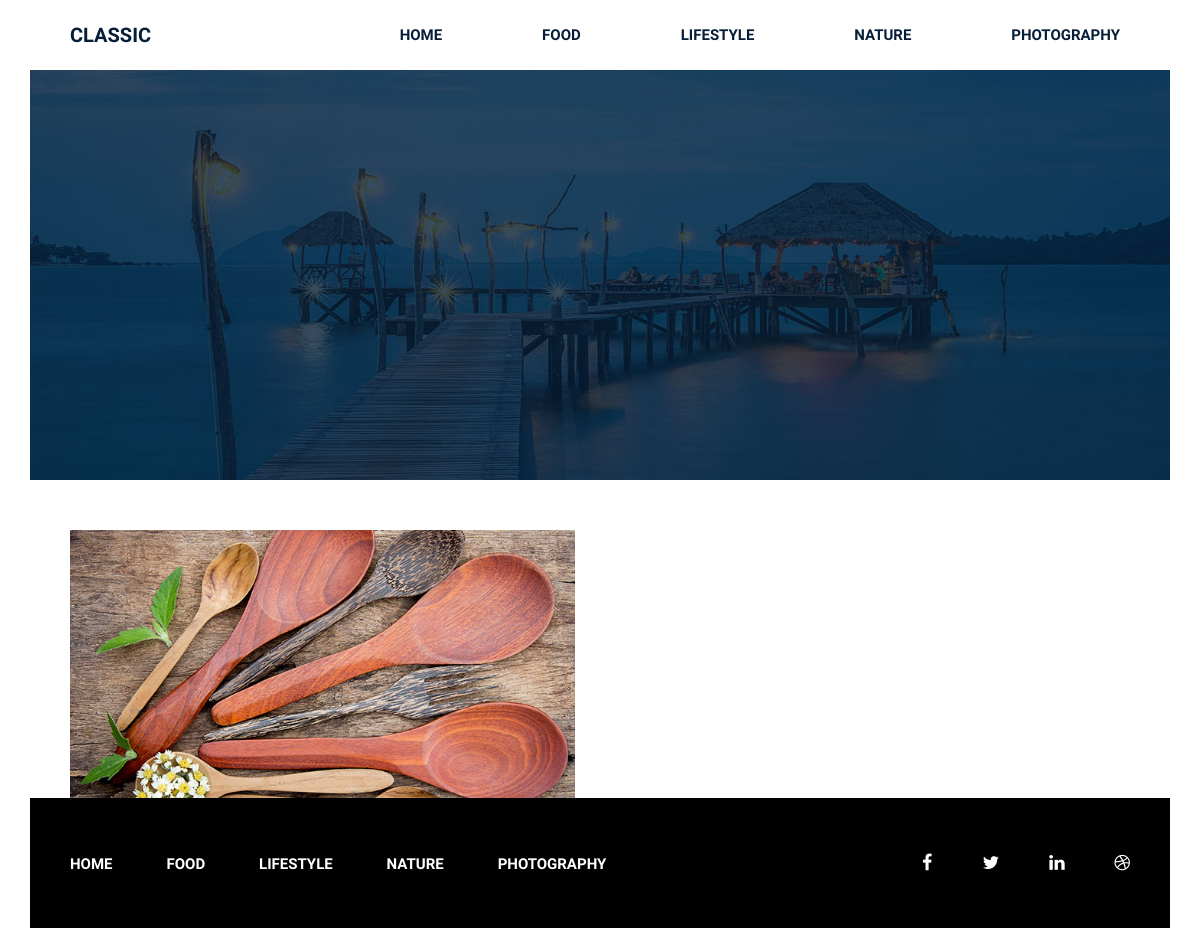
The app's page /, older data.
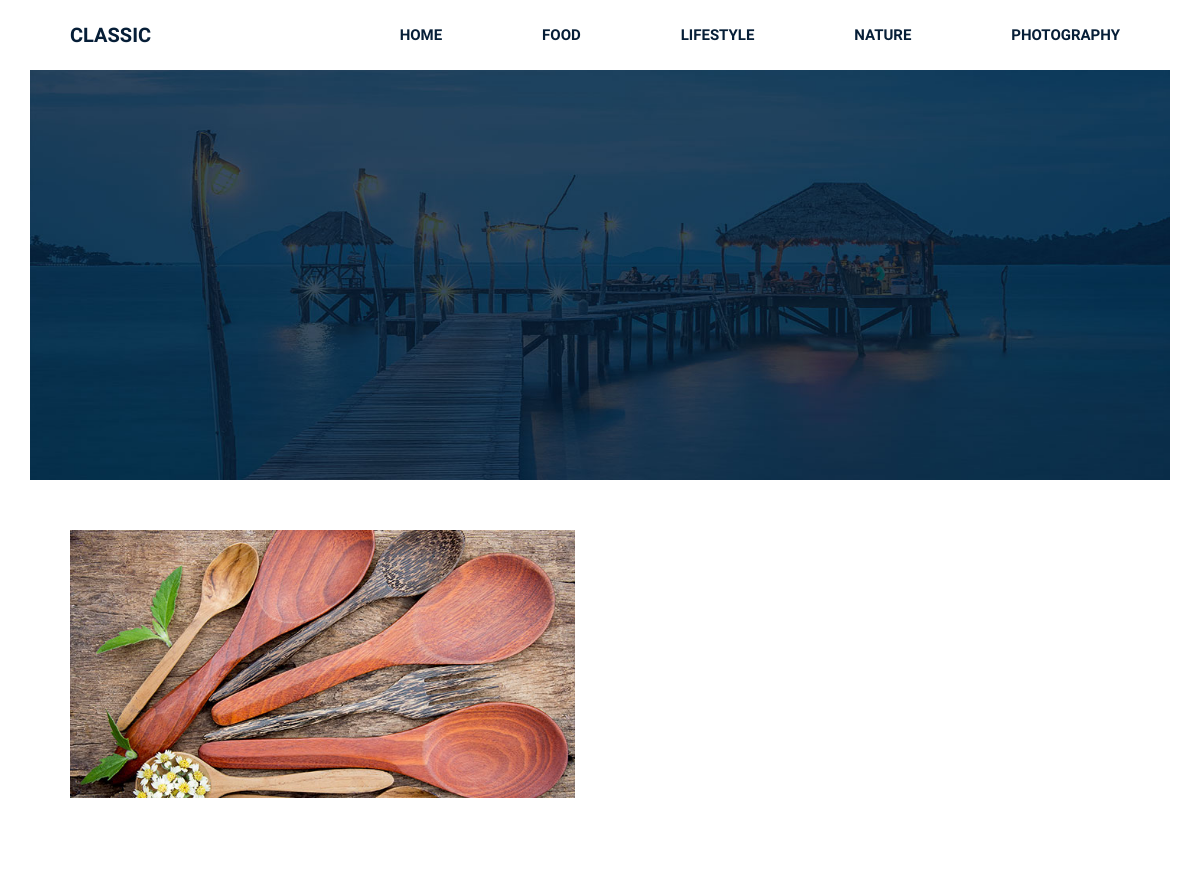
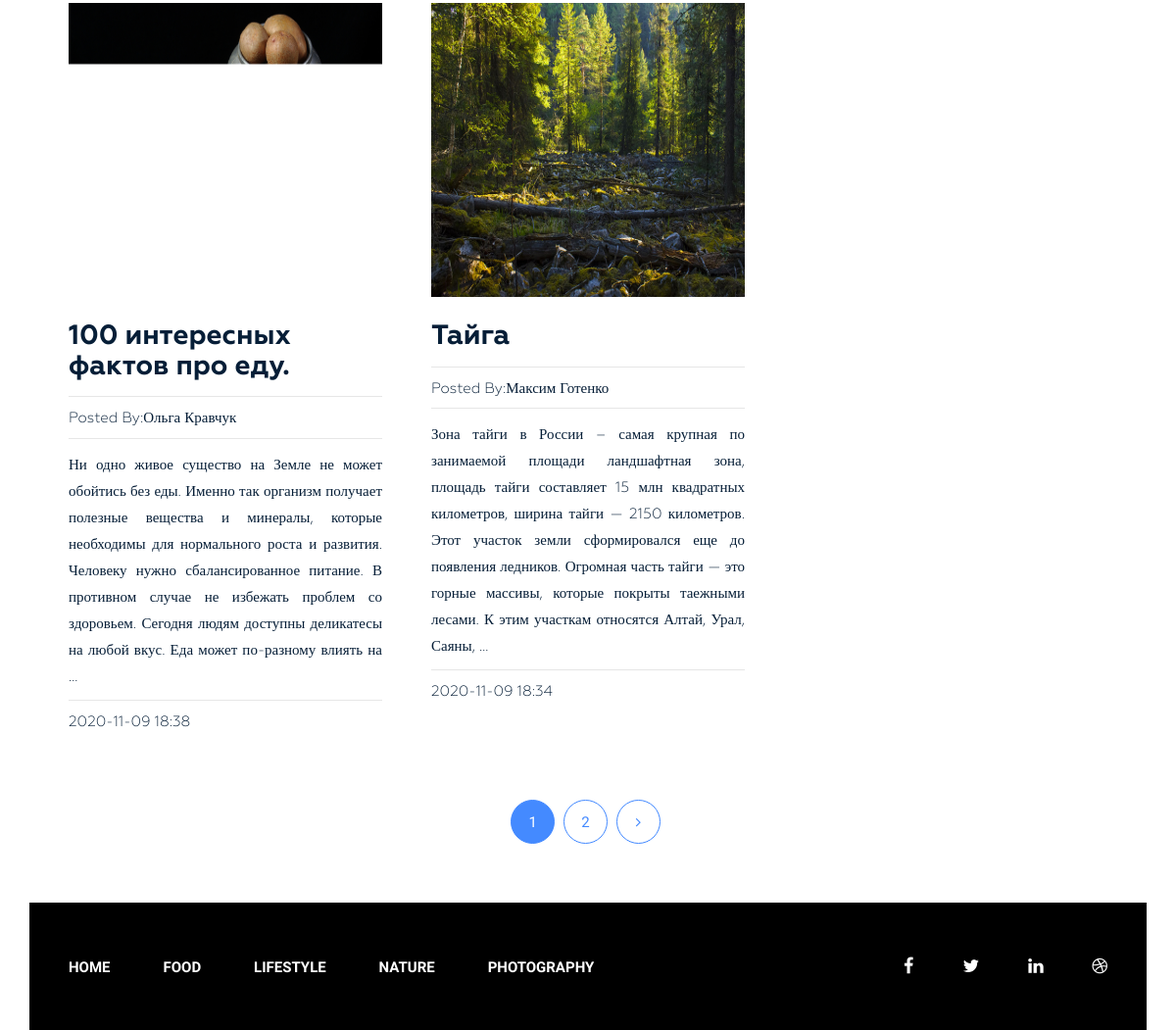
The same page, newer data (2 pictures, top to bottom).
### blog/models.py (models this page shows, shortened)
class Category(models.Model):
    title=models.CharField(max_length=255,
                           verbose_name='Название категории',)
    slug=models.SlugField(max_length=255,
                          verbose_name='Url', unique=True)
    def get_absolute_url(self):
        return reverse('category',kwargs={"slug":self.slug})
    class Meta:
        verbose_name='Категория'
        verbose_name_plural='Категории'
        ordering=['title']

class Post(models.Model):
    title = models.CharField(max_length=255)
    slug = models.SlugField(max_length=255)
    author = models.CharField(max_length=255)
    content=models.TextField()
    created_at=models.DateTimeField(auto_now_add=True,
                                    verbose_name='Оубликованно')
    photo=models.ImageField(upload_to='photos/%Y/%m/%d/',blank=True)
    views=models.IntegerField(default=0,verbose_name='Количество просомтров')
    category=models.ForeignKey(Category,on_delete=models.PROTECT,
                               related_name='posts')
    tag=models.ManyToManyField(Tag,blank=True,related_name='posts')
    def get_absolute_url(self):
        return reverse('post', kwargs={"slug": self.slug})
    class Meta:
        verbose_name = 'Пост'
        verbose_name_plural = 'Посты'
        ordering = ['-created_at']

### blog/views.py (the view)
# urls.py: path('',views.Home.as_view(), name='home'),
class Home(ListView):
    model=Post
    template_name = 'blog/index.html'
    context_object_name = 'posts'
    paginate_by = 2
    def get_context_data(self, *, object_list=None, **kwargs):
        context=super().get_context_data(**kwargs)
        context['title']='CLASSIC BLOG DESIGN'
        return context

### blog/templatetags/menu.py (called while the page is built)
@register.inclusion_tag('blog/menu_tpl.html')
def show_menu(menu_class='menu'):
    categories=Category.objects.all()
    return {'categories':categories,'menu_class':menu_class}

### blog/templates/blog/index.html (shortened to what this page needs)
{%extends 'base.html'%}
{%load static%}
{%block content%}
<section class="bg-text-area">
            <div class="container">
                <div class="row">
                    <div class="col-md-12">
                        <div class="bg-text">
                        </div>
                    </div>
                </div>
            </div>
        </section>
<section class="blog-post-area">
            <div class="container">
                <div class="row">
                    <div class="blog-post-area-style">
                            <div class="col-md-12">
                                <div class="single-post-big">
                                    <div class="big-image">
                                        <img src=" img/post-image1.jpg" alt="">
                                    </div>
                                </div>
                            </div>
                            {%for post in posts%}
                                <div class="col-md-4">
                                <div class="single-post">
                                    {% if post.photo%}
                                    <img src="{{post.photo.url}}" width='300' height="300"
                                         alt="{{post.title}}">
                                    {%else%}
                                    <img src="https://picsum.photos/300/300?grayscale"
                                          alt="{{post.title}}">
                                    {%endif%}
                                    <h3><a href='{{post.get_absolute_url}}'>{{post.title}}</a></h3>
                                    <h4><span>Posted By:{{post.author}}</span></h4>
                                    {{post.content|linebreaks|truncatewords:50}}
                                    <h4><span>{{post.created_at|date:'Y-m-d H:i'}}</span></h4>
                                </div>
                            </div>
                            {%endfor%}
                    </div>
                </div>
            </div>
                {% if page_obj.has_other_pages%}
                    <div class="pegination">
                        <div class="nav-links">
                            {%for p in page_obj.paginator.page_range%}
                                {%if page_obj.number == p%}
                                <span class="page-numbers current">{{p}}</span>
                                {%else%}
                                <a class="page-numbers" href="?page={{p}}">{{p}}</a>
                                {%endif%}
                            {% endfor %}
                            {% if page_obj.has_next%}
                            <a class="page-numbers" href="?page={{page_obj.next_page_number}}">
                                <i class="fa fa-angle-right" aria-hidden="true"></i></a>
                            {%endif%}
                        </div>
                </div>
            {%endif%}
        </section>
{%endblock%}

### blog/templates/blog/menu_tpl.html
<div class="{{menu_class}}">
    <ul>
        <li><a href="{%url 'home'%}">Home</a></li>
        {%for item in categories%}
        <li><a href="{{item.get_absolute_url}}">{{item.title}}</a></li>
        {%endfor%}
    </ul>
</div>

Row changes from the older to the newer data that the page shows:
added Post: photo (picture), title "100 интересных фактов про еду.", author "Ольга Кравчук", content "Ни одно живое существо на Земле не может обойтись без еды. Именно так организм получает полезные вещества и минералы, которые необходимы для нормального роста и развития. Человеку нужно сбалансированное питание. В противном случае не избежать проблем со здоровьем. Сегодня людям доступны деликатесы на любой вкус. Еда может по-разному влиять на …", created_at "2020-11-09 18:38"
added Post: photo (picture), title "Тайга", author "Максим Готенко", content "Зона тайги в России – самая крупная по занимаемой площади ландшафтная зона, площадь тайги составляет 15 млн квадратных километров, ширина тайги — 2150 километров. Этот участок земли сформировался еще до появления ледников. Огромная часть тайги — это горные массивы, которые покрыты таежными лесами. К этим участкам относятся Алтай, Урал, Саяны, …", created_at "2020-11-09 18:34"
Text that changed along with them:
new list line: "1"
new list line: "2"
